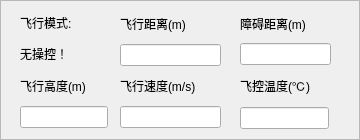
     <widget class="QFrame" name="frame_KeyData">
      <property name="geometry">
       <rect>
        <x>880</x>
        <y>530</y>
        <width>360</width>
        <height>140</height>
       </rect>
      </property>
      <property name="minimumSize">
       <size>
        <width>360</width>
        <height>140</height>
       </size>
      </property>
      <property name="maximumSize">
       <size>
        <width>360</width>
        <height>140</height>
       </size>
      </property>
      <property name="frameShape">
       <enum>QFrame::StyledPanel</enum>
      </property>
      <property name="frameShadow">
       <enum>QFrame::Raised</enum>
      </property>
      <widget class="QWidget" name="layoutWidget">
       <property name="geometry">
        <rect>
         <x>240</x>
         <y>10</y>
         <width>91</width>
         <height>55</height>
        </rect>
       </property>
       <layout class="QVBoxLayout" name="verticalLayout_19">
        <item>
         <widget class="QLabel" name="label_49">
          <property name="text">
           <string>障碍距离(m)</string>
          </property>
         </widget>
        </item>
        <item>
         <widget class="QLineEdit" name="lineEdit_Obstacle_Distance">
          <property name="readOnly">
           <bool>true</bool>
          </property>
         </widget>
        </item>
       </layout>
      </widget>
      <widget class="QWidget" name="layoutWidget">
       <property name="geometry">
        <rect>
         <x>240</x>
         <y>70</y>
         <width>89</width>
         <height>59</height>
        </rect>
       </property>
       <layout class="QVBoxLayout" name="verticalLayout">
        <item>
         <widget class="QLabel" name="label_20">
          <property name="text">
           <string>飞控温度(℃)</string>
          </property>
         </widget>
        </item>
        <item>
         <widget class="QLineEdit" name="lineEdit_Temperature">
          <property name="readOnly">
           <bool>true</bool>
          </property>
         </widget>
        </item>
       </layout>
      </widget>
      <widget class="QWidget" name="layoutWidget">
       <property name="geometry">
        <rect>
         <x>120</x>
         <y>10</y>
         <width>101</width>
         <height>118</height>
        </rect>
       </property>
       <layout class="QVBoxLayout" name="verticalLayout_12">
        <item>
         <layout class="QVBoxLayout" name="verticalLayout_11">
          <item>
           <widget class="QLabel" name="label_28">
            <property name="text">
             <string>飞行距离(m)</string>
            </property>
           </widget>
          </item>
          <item>
           <widget class="QLineEdit" name="lineEdit_Total_Distance">
            <property name="readOnly">
             <bool>true</bool>
            </property>
           </widget>
          </item>
         </layout>
        </item>
        <item>
         <layout class="QVBoxLayout" name="verticalLayout_8">
          <item>
           <widget class="QLabel" name="label_18">
            <property name="text">
             <string>飞行速度(m/s)</string>
            </property>
           </widget>
          </item>
          <item>
           <widget class="QLineEdit" name="lineEdit_Velocity">
            <property name="readOnly">
             <bool>true</bool>
            </property>
           </widget>
          </item>
         </layout>
        </item>
       </layout>
      </widget>
      <widget class="QWidget" name="layoutWidget">
       <property name="geometry">
        <rect>
         <x>20</x>
         <y>10</y>
         <width>88</width>
         <height>118</height>
        </rect>
       </property>
       <layout class="QVBoxLayout" name="verticalLayout_23">
        <item>
         <layout class="QVBoxLayout" name="verticalLayout_2">
          <item>
           <widget class="QLabel" name="label">
            <property name="text">
             <string>飞行模式:</string>
            </property>
           </widget>
          </item>
          <item>
           <widget class="QLabel" name="label_Mode">
            <property name="palette">
             <palette>
              <active>
               <colorrole role="WindowText">
                <brush brushstyle="SolidPattern">
                 <color alpha="255">
                  <red>0</red>
                  <green>0</green>
                  <blue>0</blue>
                 </color>
                </brush>
               </colorrole>
               <colorrole role="Button">
                <brush brushstyle="SolidPattern">
                 <color alpha="255">
                  <red>242</red>
                  <green>240</green>
                  <blue>240</blue>
                 </color>
                </brush>
               </colorrole>
               <colorrole role="Light">
                <brush brushstyle="SolidPattern">
                 <color alpha="255">
                  <red>255</red>
                  <green>255</green>
                  <blue>255</blue>
                 </color>
                </brush>
               </colorrole>
               <colorrole role="Midlight">
                <brush brushstyle="SolidPattern">
                 <color alpha="255">
                  <red>248</red>
                  <green>247</green>
                  <blue>247</blue>
                 </color>
                </brush>
               </colorrole>
               <colorrole role="Dark">
                <brush brushstyle="SolidPattern">
                 <color alpha="255">
                  <red>121</red>
                  <green>120</green>
                  <blue>120</blue>
                 </color>
                </brush>
               </colorrole>
               <colorrole role="Mid">
                <brush brushstyle="SolidPattern">
                 <color alpha="255">
                  <red>161</red>
                  <green>160</green>
                  <blue>160</blue>
                 </color>
                </brush>
               </colorrole>
               <colorrole role="Text">
                <brush brushstyle="SolidPattern">
                 <color alpha="255">
                  <red>0</red>
                  <green>0</green>
                  <blue>0</blue>
                 </color>
                </brush>
               </colorrole>
               <colorrole role="BrightText">
                <brush brushstyle="SolidPattern">
                 <color alpha="255">
                  <red>255</red>
                  <green>255</green>
                  <blue>255</blue>
                 </color>
                </brush>
               </colorrole>
               <colorrole role="ButtonText">
                <brush brushstyle="SolidPattern">
                 <color alpha="255">
                  <red>0</red>
                  <green>0</green>
                  <blue>0</blue>
                 </color>
                </brush>
               </colorrole>
               <colorrole role="Base">
                <brush brushstyle="SolidPattern">
                 <color alpha="255">
                  <red>255</red>
                  <green>255</green>
                  <blue>255</blue>
                 </color>
                </brush>
               </colorrole>
               <colorrole role="Window">
                <brush brushstyle="SolidPattern">
                 <color alpha="255">
                  <red>242</red>
                  <green>240</green>
                  <blue>240</blue>
                 </color>
                </brush>
               </colorrole>
               <colorrole role="Shadow">
                <brush brushstyle="SolidPattern">
                 <color alpha="255">
                  <red>0</red>
                  <green>0</green>
                  <blue>0</blue>
                 </color>
                </brush>
               </colorrole>
               <colorrole role="AlternateBase">
                <brush brushstyle="SolidPattern">
                 <color alpha="255">
                  <red>248</red>
                  <green>247</green>
                  <blue>247</blue>
                 </color>
                </brush>
               </colorrole>
               <colorrole role="ToolTipBase">
                <brush brushstyle="SolidPattern">
                 <color alpha="255">
                  <red>255</red>
                  <green>255</green>
                  <blue>220</blue>
                 </color>
                </brush>
               </colorrole>
               <colorrole role="ToolTipText">
                <brush brushstyle="SolidPattern">
                 <color alpha="255">
                  <red>0</red>
                  <green>0</green>
                  <blue>0</blue>
                 </color>
                </brush>
               </colorrole>
              </active>
              <inactive>
               <colorrole role="WindowText">
                <brush brushstyle="SolidPattern">
                 <color alpha="255">
                  <red>0</red>
                  <green>0</green>
                  <blue>0</blue>
                 </color>
                </brush>
               </colorrole>
               <colorrole role="Button">
                <brush brushstyle="SolidPattern">
                 <color alpha="255">
                  <red>242</red>
                  <green>240</green>
                  <blue>240</blue>
                 </color>
                </brush>
               </colorrole>
               <colorrole role="Light">
                <brush brushstyle="SolidPattern">
                 <color alpha="255">
                  <red>255</red>
                  <green>255</green>
                  <blue>255</blue>
                 </color>
                </brush>
               </colorrole>
               <colorrole role="Midlight">
                <brush brushstyle="SolidPattern">
                 <color alpha="255">
                  <red>248</red>
                  <green>247</green>
                  <blue>247</blue>
                 </color>
                </brush>
               </colorrole>
               <colorrole role="Dark">
                <brush brushstyle="SolidPattern">
                 <color alpha="255">
                  <red>121</red>
                  <green>120</green>
                  <blue>120</blue>
                 </color>
                </brush>
               </colorrole>
               <colorrole role="Mid">
                <brush brushstyle="SolidPattern">
                 <color alpha="255">
                  <red>161</red>
                  <green>160</green>
                  <blue>160</blue>
                 </color>
                </brush>
               </colorrole>
               <colorrole role="Text">
                <brush brushstyle="SolidPattern">
                 <color alpha="255">
                  <red>0</red>
                  <green>0</green>
                  <blue>0</blue>
                 </color>
                </brush>
               </colorrole>
               <colorrole role="BrightText">
                <brush brushstyle="SolidPattern">
                 <color alpha="255">
                  <red>255</red>
                  <green>255</green>
                  <blue>255</blue>
                 </color>
                </brush>
               </colorrole>
               <colorrole role="ButtonText">
                <brush brushstyle="SolidPattern">
                 <color alpha="255">
                  <red>0</red>
                  <green>0</green>
                  <blue>0</blue>
                 </color>
                </brush>
               </colorrole>
               <colorrole role="Base">
                <brush brushstyle="SolidPattern">
                 <color alpha="255">
                  <red>255</red>
                  <green>255</green>
                  <blue>255</blue>
                 </color>
                </brush>
               </colorrole>
               <colorrole role="Window">
                <brush brushstyle="SolidPattern">
                 <color alpha="255">
                  <red>242</red>
                  <green>240</green>
                  <blue>240</blue>
                 </color>
                </brush>
               </colorrole>
               <colorrole role="Shadow">
                <brush brushstyle="SolidPattern">
                 <color alpha="255">
                  <red>0</red>
                  <green>0</green>
                  <blue>0</blue>
                 </color>
                </brush>
               </colorrole>
               <colorrole role="AlternateBase">
                <brush brushstyle="SolidPattern">
                 <color alpha="255">
                  <red>248</red>
                  <green>247</green>
                  <blue>247</blue>
                 </color>
                </brush>
               </colorrole>
               <colorrole role="ToolTipBase">
                <brush brushstyle="SolidPattern">
                 <color alpha="255">
                  <red>255</red>
                  <green>255</green>
                  <blue>220</blue>
                 </color>
                </brush>
               </colorrole>
               <colorrole role="ToolTipText">
                <brush brushstyle="SolidPattern">
                 <color alpha="255">
                  <red>0</red>
                  <green>0</green>
                  <blue>0</blue>
                 </color>
                </brush>
               </colorrole>
              </inactive>
              <disabled>
               <colorrole role="WindowText">
                <brush brushstyle="SolidPattern">
                 <color alpha="255">
                  <red>121</red>
                  <green>120</green>
                  <blue>120</blue>
                 </color>
                </brush>
               </colorrole>
               <colorrole role="Button">
                <brush brushstyle="SolidPattern">
                 <color alpha="255">
                  <red>242</red>
                  <green>240</green>
                  <blue>240</blue>
                 </color>
                </brush>
               </colorrole>
               <colorrole role="Light">
                <brush brushstyle="SolidPattern">
                 <color alpha="255">
                  <red>255</red>
                  <green>255</green>
                  <blue>255</blue>
                 </color>
                </brush>
               </colorrole>
               <colorrole role="Midlight">
                <brush brushstyle="SolidPattern">
                 <color alpha="255">
                  <red>248</red>
                  <green>247</green>
                  <blue>247</blue>
                 </color>
                </brush>
               </colorrole>
               <colorrole role="Dark">
                <brush brushstyle="SolidPattern">
                 <color alpha="255">
                  <red>121</red>
                  <green>120</green>
                  <blue>120</blue>
                 </color>
                </brush>
               </colorrole>
               <colorrole role="Mid">
                <brush brushstyle="SolidPattern">
                 <color alpha="255">
                  <red>161</red>
                  <green>160</green>
                  <blue>160</blue>
                 </color>
                </brush>
               </colorrole>
               <colorrole role="Text">
                <brush brushstyle="SolidPattern">
                 <color alpha="255">
                  <red>121</red>
                  <green>120</green>
                  <blue>120</blue>
                 </color>
                </brush>
               </colorrole>
               <colorrole role="BrightText">
                <brush brushstyle="SolidPattern">
                 <color alpha="255">
                  <red>255</red>
                  <green>255</green>
                  <blue>255</blue>
                 </color>
                </brush>
               </colorrole>
               <colorrole role="ButtonText">
                <brush brushstyle="SolidPattern">
                 <color alpha="255">
                  <red>121</red>
                  <green>120</green>
                  <blue>120</blue>
                 </color>
                </brush>
               </colorrole>
               <colorrole role="Base">
                <brush brushstyle="SolidPattern">
                 <color alpha="255">
                  <red>242</red>
                  <green>240</green>
                  <blue>240</blue>
                 </color>
                </brush>
               </colorrole>
               <colorrole role="Window">
                <brush brushstyle="SolidPattern">
                 <color alpha="255">
                  <red>242</red>
                  <green>240</green>
                  <blue>240</blue>
                 </color>
                </brush>
               </colorrole>
               <colorrole role="Shadow">
                <brush brushstyle="SolidPattern">
                 <color alpha="255">
                  <red>0</red>
                  <green>0</green>
                  <blue>0</blue>
                 </color>
                </brush>
               </colorrole>
               <colorrole role="AlternateBase">
                <brush brushstyle="SolidPattern">
                 <color alpha="255">
                  <red>242</red>
                  <green>240</green>
                  <blue>240</blue>
                 </color>
                </brush>
               </colorrole>
               <colorrole role="ToolTipBase">
                <brush brushstyle="SolidPattern">
                 <color alpha="255">
                  <red>255</red>
                  <green>255</green>
                  <blue>220</blue>
                 </color>
                </brush>
               </colorrole>
               <colorrole role="ToolTipText">
                <brush brushstyle="SolidPattern">
                 <color alpha="255">
                  <red>0</red>
                  <green>0</green>
                  <blue>0</blue>
                 </color>
                </brush>
               </colorrole>
              </disabled>
             </palette>
            </property>
            <property name="text">
             <string>无操控！</string>
            </property>
           </widget>
          </item>
         </layout>
        </item>
        <item>
         <layout class="QVBoxLayout" name="verticalLayout_6">
          <item>
           <widget class="QLabel" name="label_6">
            <property name="text">
             <string>飞行高度(m)</string>
            </property>
           </widget>
          </item>
          <item>
           <widget class="QLineEdit" name="lineEdit_Rel_Alt">
            <property name="readOnly">
             <bool>true</bool>
            </property>
           </widget>
          </item>
         </layout>
        </item>
       </layout>
      </widget>
     </widget>
